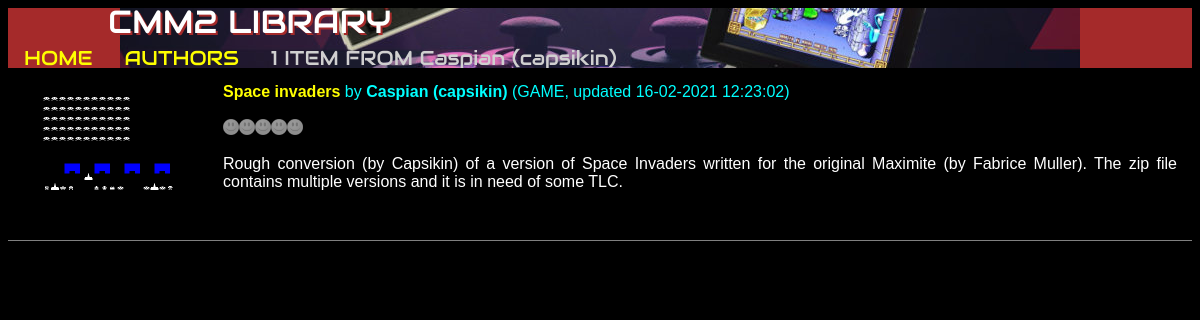
The page /listAuthor.php?id=18 on the database as committed earlier.
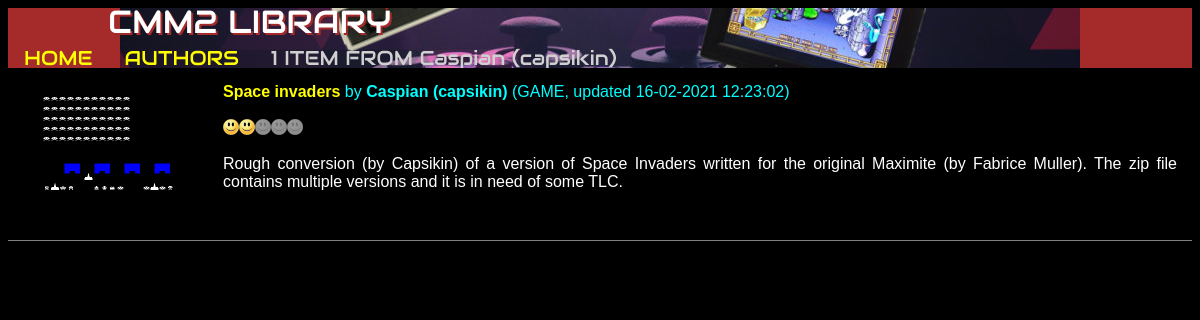
The same page on the database as committed later.
### tables this page shows
CREATE TABLE IF NOT EXISTS `apps` (
  `id` int(11) NOT NULL AUTO_INCREMENT,
  `title` varchar(200) NOT NULL,
  `version` varchar(200) NOT NULL,
  `changed` timestamp NOT NULL DEFAULT CURRENT_TIMESTAMP,
  `author` int(11) NOT NULL DEFAULT '1',
  `scr_path` varchar(200) NOT NULL,
  `subtitle` varchar(200) NOT NULL,
  `description` varchar(2000) NOT NULL,
  `link` varchar(200) NOT NULL,
  `category` varchar(200) NOT NULL DEFAULT '1',
  `rating` int(11) NOT NULL DEFAULT '0',
  `enabled` tinyint(1) NOT NULL DEFAULT '1',
  PRIMARY KEY (`id`),
  KEY `title` (`title`,`changed`,`author`,`category`),
  KEY `title_2` (`title`),
  KEY `changed` (`changed`),
  KEY `category` (`category`)
);

CREATE TABLE IF NOT EXISTS `authors` (
  `id` int(11) NOT NULL AUTO_INCREMENT,
  `author` varchar(200) NOT NULL,
  `contact` varchar(200) DEFAULT NULL,
  PRIMARY KEY (`id`),
  UNIQUE KEY `author_4` (`author`),
  UNIQUE KEY `id` (`id`),
  UNIQUE KEY `id_2` (`id`),
  KEY `author` (`author`),
  KEY `author_2` (`author`),
  KEY `author_3` (`author`)
);

### listAuthor.php (the view, shortened to what this page needs)
<!DOCTYPE html>
<html>
<head>
</head>
<body>
<?php
$authors = array();
$sql= "SELECT * FROM authors ORDER BY id";
$result = mysql_query($sql) or die('Query failed: ' . mysql_error());
if ($result)
  while ($row = mysql_fetch_assoc($result))
  {
  	$authors[$row['id']] = $row['author'];
	}
$list = 0;
$id = 0;
if(isset($_GET['id']))
	$id = intval($_GET['id']);
if ($id != 0)
{
	$sql= "SELECT COUNT(*) AS totalApps FROM apps WHERE author=" . $id;
	$result = mysql_query($sql) or die('Query failed: ' . mysql_error());
	if ($result)
		if ($row = mysql_fetch_assoc($result))
			$list = $row['totalApps'];
	if ($id != 0)
	{
		if ($list > 1)
			$list .= ' ITEMS FROM ' . $authors[$id];
		else
			$list .= ' ITEM FROM ' . $authors[$id];
	}
}
?>
<div class="navbar">
	<a href="index.php">HOME</a>
	<a href="listAuthors.php">AUTHORS</a>
	<div>
	<?php
	echo $list;
	?>
	</div>
</div>
<div style="text-shadow: 2px 2px brown;font-family: 'Audiowide', sans-serif;line-height: 90%;padding-left: 100px;position: fixed; color: White; margin-top: -60px;font-size: 32px;">
CMM2 LIBRARY
</div>
<div class="main">
<?php
$cats = array();
$sql= "SELECT * FROM categories ORDER BY id";
$result = mysql_query($sql) or die('Query failed: ' . mysql_error());
if ($result)
  while ($row = mysql_fetch_assoc($result))
  	$cats[$row['id']] = $row['category'];
$sql= "SELECT * FROM apps WHERE author=" . $id . " ORDER BY title";
$result = mysql_query($sql) or die('Query failed: ' . mysql_error());
if ($result) {
  while ($row = mysql_fetch_assoc($result))
  {
		echo '<div class="flex-row">';
				if ($row['scr_path'] != '')
				{
					echo '<a href="screens/' . $row['scr_path'] . '" target="_blank">';
					echo '<img style="max-width: 200px;" class="thumbnail" src="screens/' . $row['scr_path'] . '">';
					echo '</a>';
				}
				else
					echo '<img style="max-width: 200px;" src="screens/MissingScreenshot.jpg">';
				echo '
				<div style="flex-grow: 3">
					<span><b>
						'; echo '<a class="titleAuthor" href="' . $row['link'] .'" target="_blank" title="Go to download">';
						echo $row['title'] . ' ' . $row['version'] . '</a>';
						if ($row['author'] != 1)
						{
							$sql1= "SELECT * FROM authors WHERE id=" . $row['author'];
							$result1 = mysql_query($sql1) or die('Query failed: ' . mysql_error());
							if ($result1)
								if ($row1 = mysql_fetch_assoc($result1))
									if ($row1['contact'] != '')
										echo '</b> by <b><a class="titleAuthor" href="' . $row1['contact'] . '" target="_blank" title="Visit author">' . $row1['author'] . '</a>';
									else
										echo '</b> by <b>' . $row1['author'];
						}
						echo ' </b>(';
						$cat = explode(',', $row['category']);
						$catlist = '';
						foreach ($cat as $catid)
							$catlist .= $cats[$catid] . '/';
						if (substr($catlist, -1) == '/')
							$catlist = substr($catlist, 0, strlen($catlist) - 1);
						echo strtoupper($catlist);
						echo ', updated ' . date("d-m-Y H:i:s", strtotime($row['changed'])) . ')';
						echo '
					<br></span>
					<span style="font-style: italic;color:white;">
						';
						echo '
					<br></span>
					';
					$rating = $row['rating'];
					$id = $row['id'];
					$rate = 'rateApp.php?id=' . $id;
					if ($rating >= 1)
						echo '<a href="' . $rate . '"><img style="max-width: 16px;" src="smile.png" title="Add 1 smiling point (now ' . $rating . ')"></a>';
					else
						echo '<a href="' . $rate . '"><img style="max-width: 16px;" src="smileS.png" title="Add 1 smiling point (now ' . $rating . ')"></a>';
					if ($rating >= 5)
						echo '<a href="' . $rate . '"><img style="max-width: 16px;" src="smile.png" title="Add 1 smiling point (now ' . $rating . ')"></a>';
					else
						echo '<a href="' . $rate . '"><img style="max-width: 16px;" src="smileS.png" title="Add 1 smiling point (now ' . $rating . ')"></a>';
					if ($rating >= 25)
						echo '<a href="' . $rate . '"><img style="max-width: 16px;" src="smile.png" title="Add 1 smiling point (now ' . $rating . ')"></a>';
					else
						echo '<a href="' . $rate . '"><img style="max-width: 16px;" src="smileS.png" title="Add 1 smiling point (now ' . $rating . ')"></a>';
					if ($rating >= 100)
						echo '<a href="' . $rate . '"><img style="max-width: 16px;" src="smile.png" title="Add 1 smiling point (now ' . $rating . ')"></a>';
					else
						echo '<a href="' . $rate . '"><img style="max-width: 16px;" src="smileS.png" title="Add 1 smiling point (now ' . $rating . ')"></a>';
					if ($rating >= 500)
						echo '<a href="' . $rate . '"><img style="max-width: 16px;" src="smile.png" title="Add 1 smiling point (now ' . $rating . ')"></a>';
					else
						echo '<a href="' . $rate . '"><img style="max-width: 16px;" src="smileS.png" title="Add 1 smiling point (now ' . $rating . ')"></a>';
					echo '<p><div class="description">';
						echo $row['description'];
					echo '</div>
				</div>
			</div>
			<hr style="height:1px;border-width:0;color:gray;background-color:gray">
		';
  }
}
?>
</div>
</body>
</html>

Rows that differ between the two databases and show on the page:
changed apps "Space invaders": rating 0 → 6 (drawn); rating: picture added; rating: picture removed
